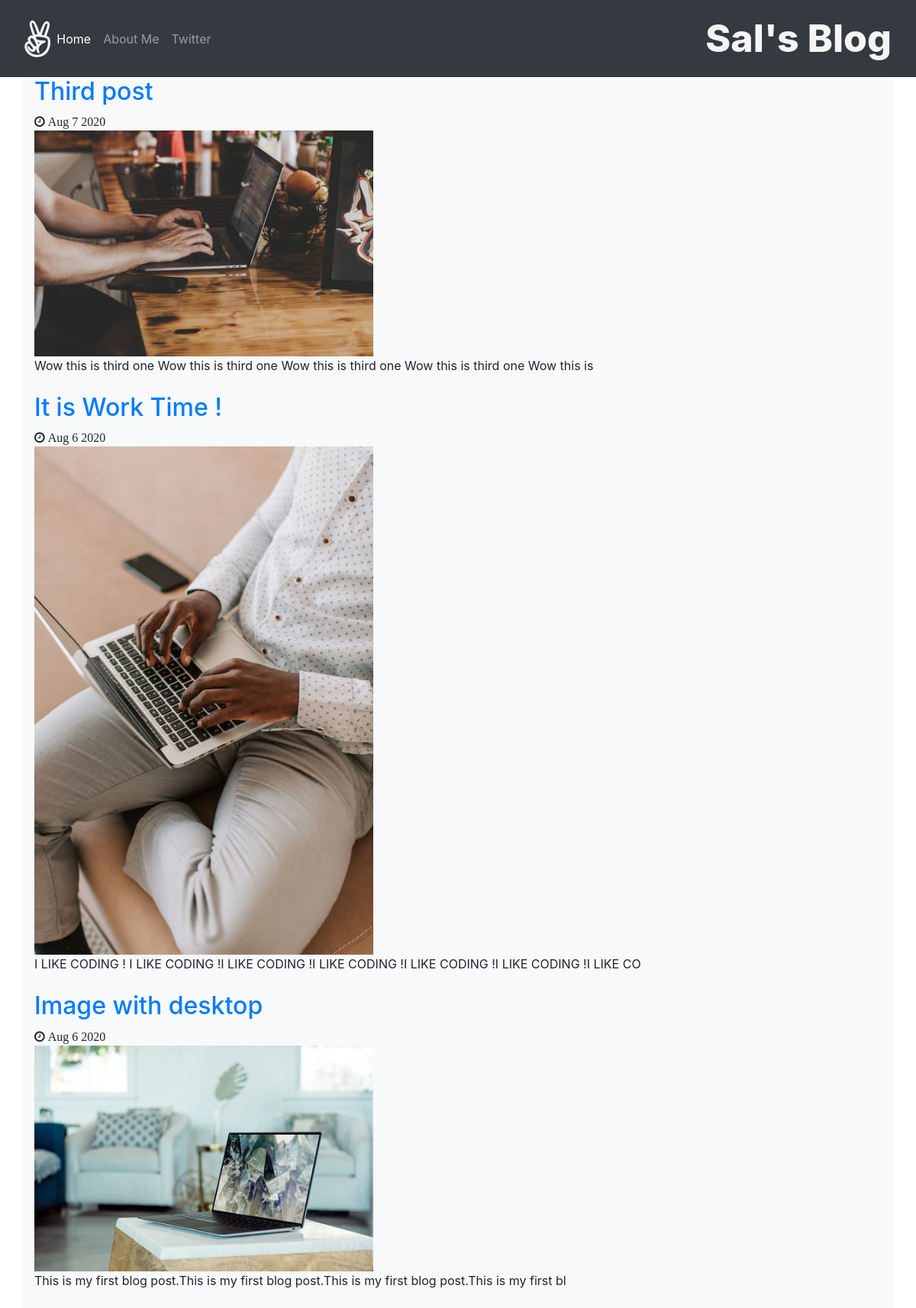
The page / on the database its author committed.
### post/models.py (models this page shows, shortened)
class Post(models.Model):
    title = models.CharField(max_length=250)
    pub_date = models.DateTimeField()
    image = models.ImageField(upload_to='media/')
    body = models.TextField()
    def pub_date_pretty(self):
        return self.pub_date.strftime('%b %e %Y')
    def summary(self):
        return self.body[:100]

### post/views.py (the view)
# urls.py: 2. Add a URL to urlpatterns:  path('', views.home, name='home')
def home(request):
    post = Post.objects.order_by('-pub_date')
    return render(request, 'post/home.html', {'post' : post})

### post/templates/post/home.html (shortened to what this page needs)
<!DOCTYPE html>
<html lang="en">
<head>
  <link rel="stylesheet" href="https://maxcdn.bootstrapcdn.com/bootstrap/4.5.0/css/bootstrap.min.css">
  <link rel="stylesheet" href="https://cdnjs.cloudflare.com/ajax/libs/font-awesome/4.7.0/css/font-awesome.min.css">
</head>
<body>
    <nav class="navbar navbar-expand-lg navbar-dark bg-dark">
        <a class="navbar-brand" href="#"></a><i class="fa fa-angellist" style="font-size:48px;color:whitesmoke"></i></a>
        <div class="collapse navbar-collapse" id="navbarNav">
          <ul class="navbar-nav">
            <li class="nav-item active">
              <a class="nav-link" href="{% url 'index' %}"">Home <span class="sr-only">(current)</span></a>
            </li>
            <li class="nav-item">
              <a class="nav-link" href="{% url 'portfolio_detail_page' %}">About Me</a>
            </li>
            <li class="nav-item">
              <a class="nav-link" href="https://twitter.com/salonitayal">Twitter</a>
            </li>
          </ul>
        </div>
        <a class="navbar-brand" href="#" style="color:whitesmoke;font-weight: 800; font-size: 50px;">Sal's Blog</a>
      </nav>
    <div class="container bg-light">
        {% for post in post.all %}
        <a href="{% url 'post_detail' post.id %}"><h2>{{ post.title }}</h2></a>
        <i class="fa fa-clock-o" aria-hidden="true">     {{ post.pub_date_pretty }}</i>
        <br/>
        <img src="{{ post.image.url }}" class="img-responsive center-block" style="max-width:40%;max-height:100%;"/>
        <br/>
        {{ post.summary }}
        <br/>
        <br/>
        {% endfor %}
    </div>
</body>
</html>

### rows shown on the page
Post: title "Third post", pub_date_pretty "Aug 7 2020", image (picture), summary "Wow this is third one Wow this is third one Wow this is third one Wow this is third one Wow this is"
Post: title "It is Work Time !", pub_date_pretty "Aug 6 2020", image (picture), summary "I LIKE CODING ! I LIKE CODING !I LIKE CODING !I LIKE CODING !I LIKE CODING !I LIKE CODING !I LIKE CO"
Post: title "Image with desktop", pub_date_pretty "Aug 6 2020", image (picture), summary "This is my first blog post.This is my first blog post.This is my first blog post.This is my first bl"
